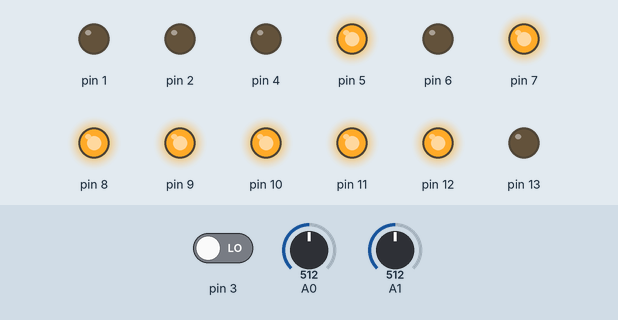
Recording of a sketch running on a simulated Arduino Uno, built with avr-gcc and run on an emulated ATmega328P. Shown: output pins drawn as LEDs (lit = HIGH). Dashed ring = blinking. Inputs (shaded band) come from the test bench; at power-on: pin 3 LOW, A1 = 512, A0 = 512.

Above: at 1.2 s.
1.3 s: pin 3 driven HIGH
At 4.1 s:
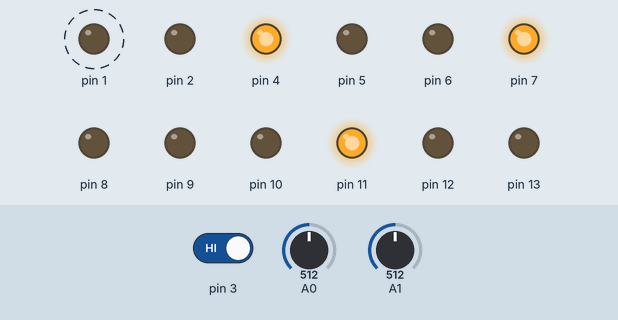
4.3 s: A1 set to 437
At 6.9 s:
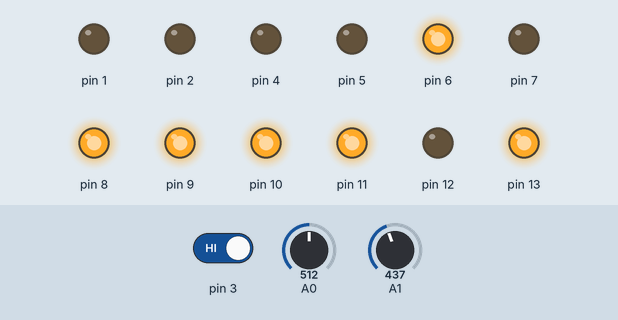
7.3 s: A1 set to 413
10.3 s: A1 set to 312
At 12.5 s:
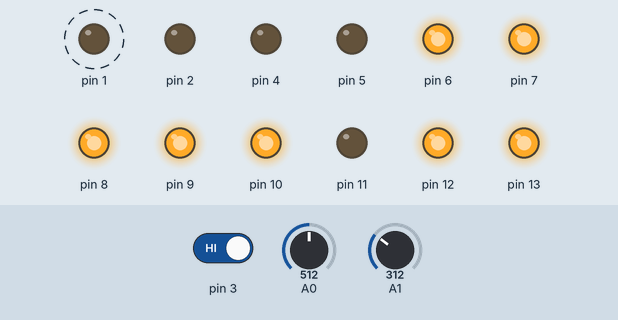
13.3 s: A1 set to 294
16.3 s: A1 set to 511
At 18.3 s:
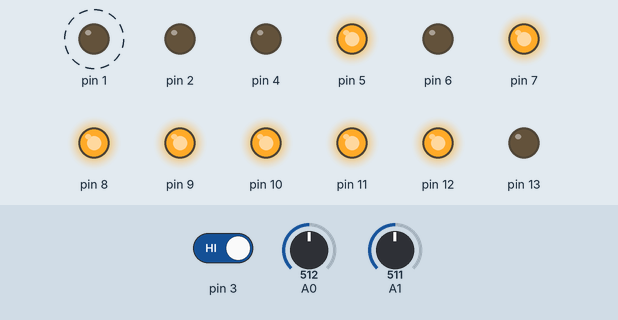
Timing chart, 0 to 19.6 s (numbered marks = the images above; inputs shaded):
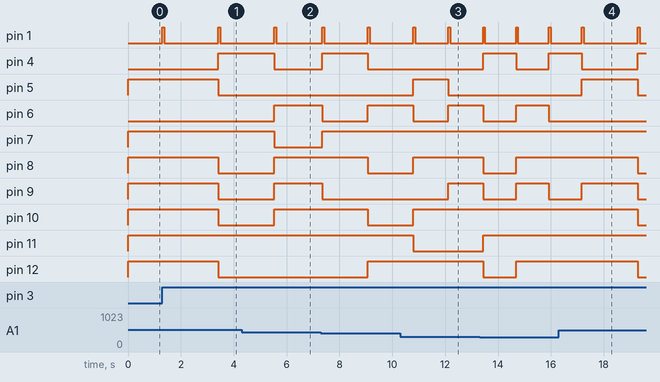

The sketch:

Contador.ino
```cpp
void setup()
{
  // put your setup code here, to run once:
  pinMode(1, OUTPUT);
  pinMode(2, OUTPUT);
  pinMode(3, INPUT);
  pinMode(A0, INPUT);
  pinMode(A1, INPUT);

  pinMode(4, OUTPUT);
  pinMode(5, OUTPUT);
  pinMode(6, OUTPUT);

  pinMode(7, OUTPUT);
  pinMode(8, OUTPUT);
  pinMode(9, OUTPUT);
  pinMode(10, OUTPUT);
  pinMode(11, OUTPUT);
  pinMode(12, OUTPUT);
  pinMode(13, OUTPUT);
}

void colocaUmNumero(int num)
{
  switch (num)
  {
  case 0:
    digitalWrite(7, HIGH);
    digitalWrite(8, HIGH);
    digitalWrite(9, HIGH);
    digitalWrite(10, HIGH);
    digitalWrite(11, HIGH);
    digitalWrite(12, HIGH);
    digitalWrite(13, LOW);
    break;
  case 1:
    digitalWrite(7, HIGH);
    digitalWrite(8, LOW);
    digitalWrite(9, LOW);
    digitalWrite(10, LOW);
    digitalWrite(11, HIGH);
    digitalWrite(12, LOW);
    digitalWrite(13, LOW);
    break;
  case 2:
    digitalWrite(7, LOW);
    digitalWrite(8, HIGH);
    digitalWrite(9, HIGH);
    digitalWrite(10, HIGH); //
    digitalWrite(11, HIGH);
    digitalWrite(12, LOW);
    digitalWrite(13, HIGH); //
    break;
  case 3:
    digitalWrite(7, HIGH);
    digitalWrite(8, HIGH);
    digitalWrite(9, LOW);
    digitalWrite(10, HIGH);
    digitalWrite(11, HIGH);
    digitalWrite(12, LOW);
    digitalWrite(13, HIGH);
    break;
  case 4:
    digitalWrite(7, HIGH);
    digitalWrite(8, LOW);
    digitalWrite(9, LOW);
    digitalWrite(10, LOW);
    digitalWrite(11, HIGH);
    digitalWrite(12, HIGH);
    digitalWrite(13, HIGH);
    break;
  case 5:
    digitalWrite(7, HIGH);
    digitalWrite(8, HIGH);
    digitalWrite(9, LOW);
    digitalWrite(10, HIGH);
    digitalWrite(11, LOW);
    digitalWrite(12, HIGH);
    digitalWrite(13, HIGH);
    break;
  case 6:
    digitalWrite(7, HIGH);
    digitalWrite(8, HIGH);
    digitalWrite(9, HIGH);
    digitalWrite(10, HIGH);
    digitalWrite(11, LOW);
    digitalWrite(12, HIGH);
    digitalWrite(13, HIGH);
    break;
  case 7:
    digitalWrite(7, HIGH);
    digitalWrite(8, LOW);
    digitalWrite(9, LOW);
    digitalWrite(10, HIGH);
    digitalWrite(11, HIGH);
    digitalWrite(12, LOW);
    digitalWrite(13, LOW);
    break;
  case 8:
    digitalWrite(7, HIGH);
    digitalWrite(8, HIGH);
    digitalWrite(9, HIGH);
    digitalWrite(10, HIGH);
    digitalWrite(11, HIGH);
    digitalWrite(12, HIGH);
    digitalWrite(13, HIGH);
    break;
  case 9:
    digitalWrite(7, HIGH);
    digitalWrite(8, HIGH);
    digitalWrite(9, LOW);
    digitalWrite(10, HIGH);
    digitalWrite(11, HIGH);
    digitalWrite(12, HIGH);
    digitalWrite(13, HIGH);
    break;
  default:
    digitalWrite(7, LOW);
    digitalWrite(8, LOW);
    digitalWrite(9, LOW);
    digitalWrite(10, LOW);
    digitalWrite(11, LOW);
    digitalWrite(12, LOW);
    digitalWrite(13, LOW);
    break;
  }
}

void ledRGB(char S)
{
  switch (S)
  {
  case 'R':
    digitalWrite(6, HIGH);
    digitalWrite(5, LOW);
    digitalWrite(4, LOW);
    break;
  case 'G':
    digitalWrite(6, LOW);
    digitalWrite(5, HIGH);
    digitalWrite(4, LOW);
    break;
  case 'B':
    digitalWrite(6, LOW);
    digitalWrite(5, LOW);
    digitalWrite(4, HIGH);
    break;
  default:
    digitalWrite(6, LOW);
    digitalWrite(5, LOW);
    digitalWrite(4, LOW);
    break;
  }
}

void loop()
{
  // put your main code here, to run repeatedly:

  for (int i = 0; i < 10; i++)
  {
    digitalWrite(1, LOW);
    digitalWrite(2, LOW);
    colocaUmNumero(i);
    if (i % 5 == 0)
    {
      ledRGB('G');
    }
    else if (i % 2 == 0)
    {
      ledRGB('R');
    }
    else
    {
      ledRGB('B');
    }
    while (digitalRead(3) == 0 && analogRead(A0) >= 300)
    {
      delay(100);
    }
    if (digitalRead(3) == 1)
    {
      digitalWrite(1, HIGH);
      delay(70);
      digitalWrite(1, LOW);
    }
    delay(analogRead(A1) * 4);
  }
}
```

Measured:
- after the input at 1.3 s, pin 1: alternates HIGH for 0.07 s and LOW for 2.0 s, starting at once; pin 4: LOW → HIGH after 2.1 s; pin 5, pin 8–10, pin 12: HIGH → LOW after 2.1 s
- after the input at 10.3 s, pin 9: LOW → HIGH after 1.8 s instead of 2.2 s
- after the input at 16.3 s, pin 1: LOW → HIGH after 3.0 s, → LOW 0.07 s later; pin 8, pin 10, pin 12: HIGH → LOW after 3.0 s instead of 2.1 s
